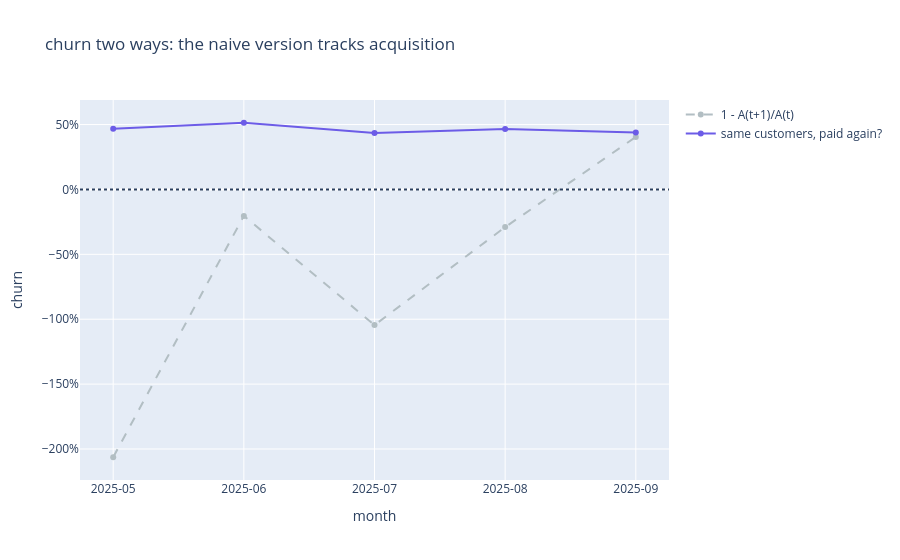

Write notebook code for a chart like this one.
### Code cell
# the dashboard version, next to the same customers tracked month over month
cal_sub = sub.copy()
cal_sub['ym'] = cal_sub['revenue_time'].dt.tz_localize(None).dt.to_period('M').astype(str)
sets = cal_sub.groupby('ym')['customer'].apply(set)
months = list(sets.index)
logo = pd.DataFrame([{'month': b,
                      'naive logo churn': 1 - len(sets[b]) / len(sets[a]),
                      'same-customer churn': 1 - len(sets[a] & sets[b]) / len(sets[a])}
                     for a, b in zip(months, months[1:])])
print(logo.round(3).to_string(index=False))

fig = go.Figure()
fig.add_scatter(x=logo['month'], y=logo['naive logo churn'], name='1 - A(t+1)/A(t)',
                line=dict(dash='dash', color='#B2BEC3'), mode='lines+markers')
fig.add_scatter(x=logo['month'], y=logo['same-customer churn'], name='same customers, paid again?',
                line=dict(color='#6C5CE7'), mode='lines+markers')
fig.add_hline(y=0, line_dash='dot')
fig.update_layout(title='churn two ways: the naive version tracks acquisition',
                  yaxis_tickformat='.0%', xaxis_title='month', yaxis_title='churn')
fig.update_xaxes(type='category')  # months are labels, not a continuous date axis
fig.show()

### Figure 1 — Plotly figure (JSON) as saved in the notebook; plotly's stock layout.template omitted (floating-point values rounded to 4 significant figures)
{"data": [{"line": {"color": "#B2BEC3", "dash": "dash"}, "mode": "lines+markers", "name": "1 - A(t+1)/A(t)", "type": "scatter", "x": ["2025-05", "2025-06", "2025-07", "2025-08", "2025-09"], "y": [-2.064, -0.204, -1.045, -0.2903, 0.4041]}, {"line": {"color": "#6C5CE7"}, "mode": "lines+markers", "name": "same customers, paid again?", "type": "scatter", "x": ["2025-05", "2025-06", "2025-07", "2025-08", "2025-09"], "y": [0.4674, 0.5138, 0.435, 0.4656, 0.439]}], "layout": {"shapes": [{"line": {"dash": "dot"}, "type": "line", "x0": 0, "x1": 1, "xref": "x domain", "y0": 0, "y1": 0, "yref": "y"}], "title": {"text": "churn two ways: the naive version tracks acquisition"}, "xaxis": {"title": {"text": "month"}, "type": "category"}, "yaxis": {"tickformat": ".0%", "title": {"text": "churn"}}}}
